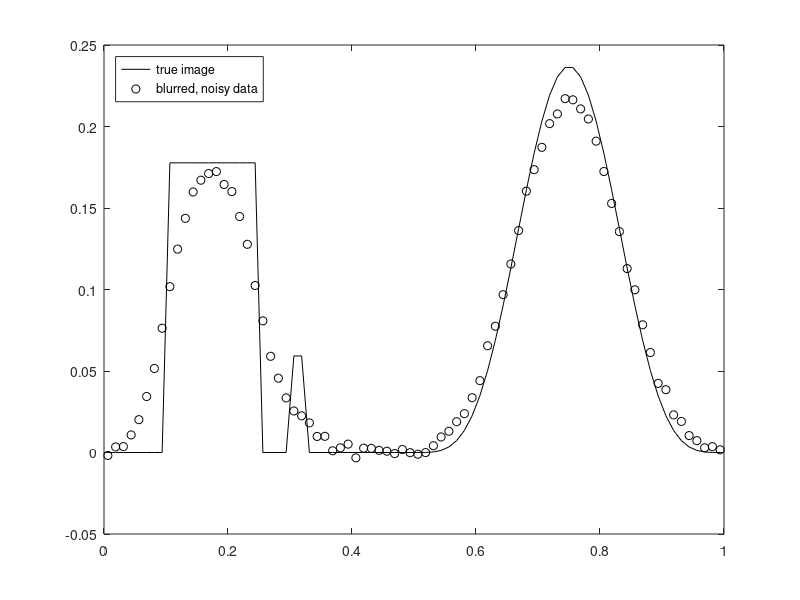

MATLAB code to generate this figure: (Note: this script raises an error after producing the figure.)
%  
%  1d image deblurring inverse problem with Dirichlet boundary conditions.
%
clear all, close all
n = 80; %%%input(' No. of grid points = ');
h = 1/n;
t = [h/2:h:1-h/2]';
sig = .05; %%%input(' Kernel width sigma = ');
kernel = (1/sqrt(pi)/sig) * exp(-(t-h/2).^2/sig^2);
A = toeplitz(kernel)*h;

% Set up true solution x_true and data b = A*x_true + error.
x_true = .75*(.1<t&t<.25) + .25*(.3<t&t<.32) + (.5<t&t<1).*sin(2*pi*t).^4;
x_true = x_true/norm(x_true);
Ax = A*x_true;
err_lev = 2; %%%input(' Percent error in data = ');
sigma = err_lev/100 * norm(Ax) / sqrt(n);
rng(0) % Use randn('seed',0) for old version of MATLAB
eta =  sigma * randn(n,1);
b = Ax + eta;
figure(1), 
  plot(t,x_true,'k',t,b,'ko')
  legend('true image','blurred, noisy data','Location','NorthWest')

% Compute TSVD solution
[U,S,V] = svd(A);
dS = diag(S); 
Utb = U'*b;
param_choice = input(' Enter 0 to enter k, 1 for UPRE, 2 for GCV, or 3 for DP. ');
if param_choice == 0
    k = input(' k = ');
elseif param_choice == 1
    % Find the UPRE choice for k (see Section 2.2)
    U_fn = @(k) norm(Utb(k+1:n))^2+2*sigma^2*k;
    Uvals = zeros(n,1);
    for i=1:n, Uvals(i)=U_fn(i); end
    k = find(Uvals == min(Uvals));
elseif param_choice == 2
    % Find the GCV choice for k
    G_fn = @(k) norm(Utb(k+1:n))^2/(n-k)^2;
    Gvals = zeros(n,1);
    for i=1:n, Gvals(i)=G_fn(i); end
    k = find(Gvals == min(Gvals));
elseif param_choice == 3
    D_fn = @(k) (norm(Utb(k+1:n))^2-n*sigma^2)^2;
    Dvals = zeros(n,1);
    for i=1:n, Dvals(i)=D_fn(i); end
    k = find(Dvals == min(Dvals));
end


% Now compute the regularized solution for TSVD
phi = zeros(n,1); phi(1:k)=1; 
idx = (dS>0);
dSfilt = zeros(size(dS));
dSfilt(idx) = phi(idx)./dS(idx); 
xfilt = V*(dSfilt.*(U'*b));
%rel_error = norm(xfilt-x_true)/norm(x_true)
figure(2)
  plot(t,x_true,'b-',t,xfilt,'k-')
